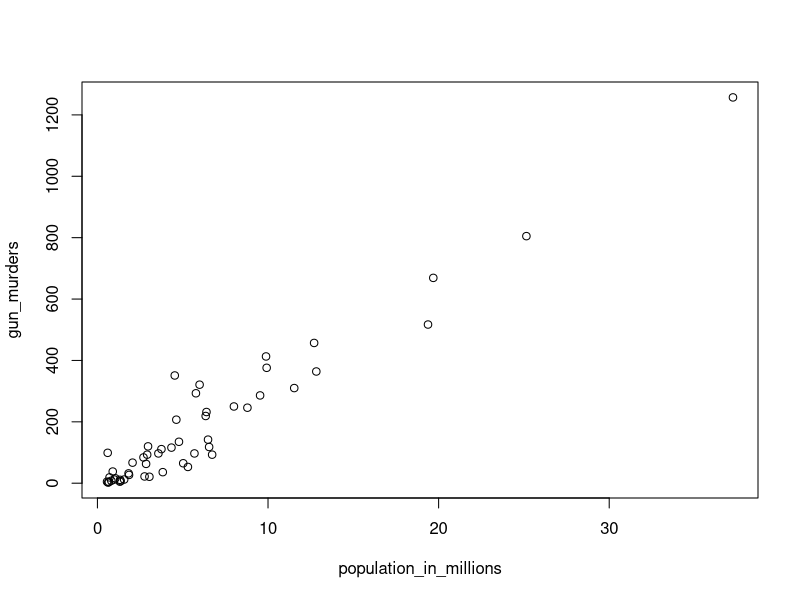
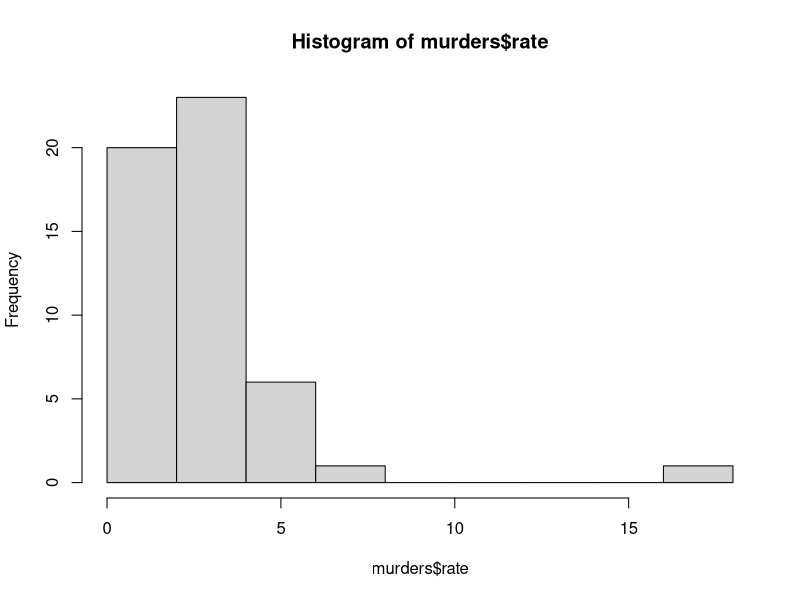
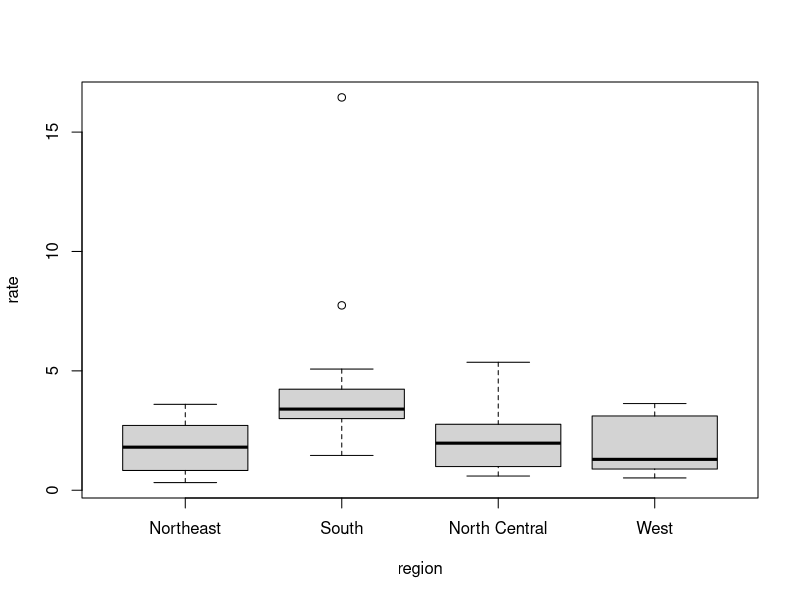

Reproduce these figures in R, in order.
library(dslabs)
library(dplyr)
data(murders)


# a simple scatterplot of total murders versus population
population_in_millions <- murders$population/10^6
gun_murders <- murders$total
plot(population_in_millions, gun_murders)

murders <- mutate(murders, rate = total / population * 100000)
murders

# a histogram of murder rates
hist(murders$rate)
murders$state[which.max(murders$rate)]
murders$state[which.min(murders$rate)]

# boxplots of murder rates by region
boxplot(rate~region, data = murders)
